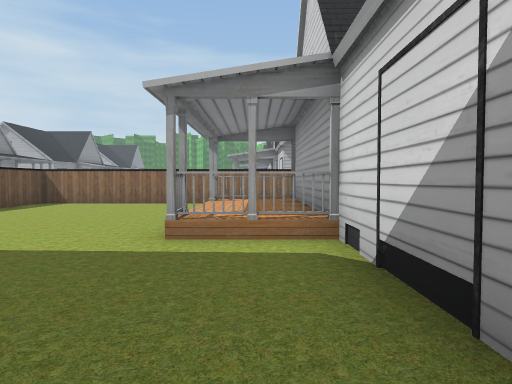
View 1 (above)

24 first-person views from a walk through a 3-D level made in the Unity game engine. The camera is 1.3 m above the floor, tilts 2° down and sees 75° across. Doors are open. The floor is counted in squares, 2 m on a side. Each view is taken from the middle of a square. On the plan, view 1 faces up. The plan holds only what a view shows up to about 10 squares ahead; the rest is blank. The place goes on beyond the plan. The player is left out. Some surface patterns are stand-ins.

View 2
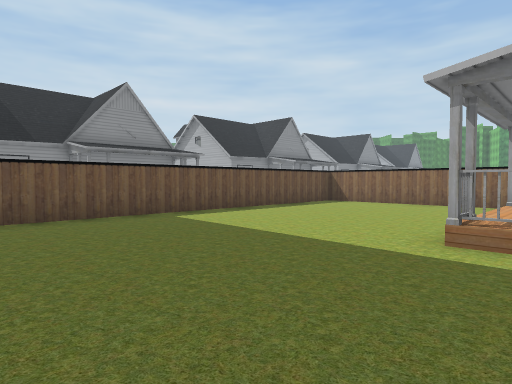

View 3
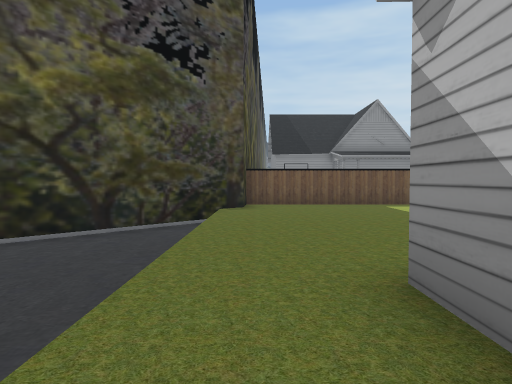

View 4
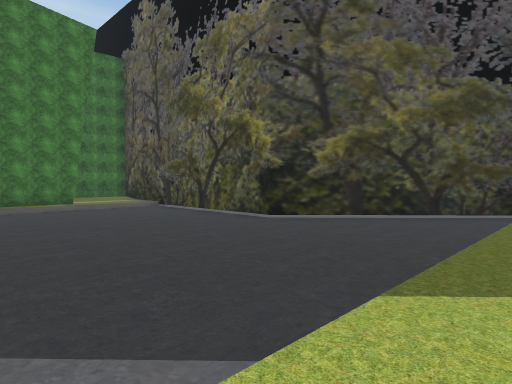

View 5
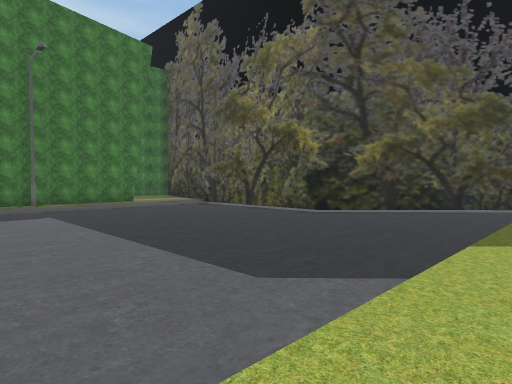

View 6
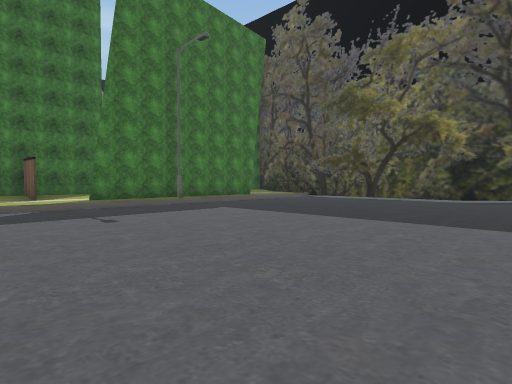

View 7
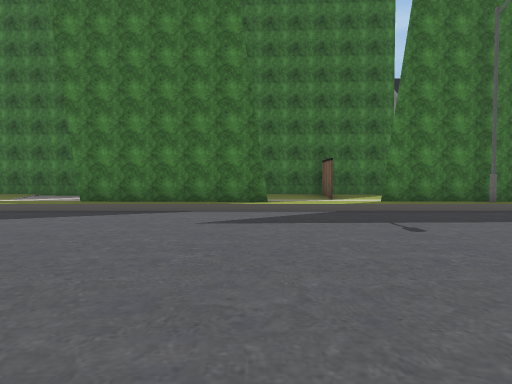

View 8
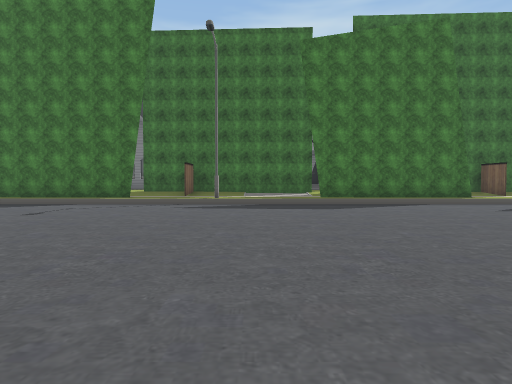

View 9
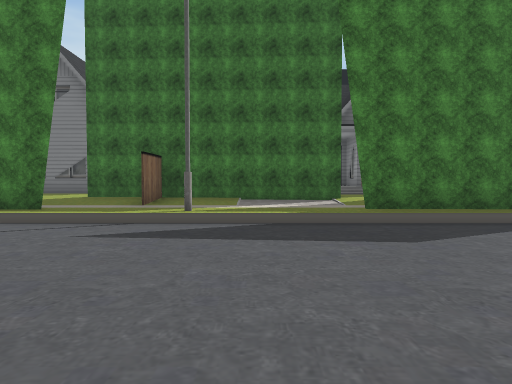

View 10
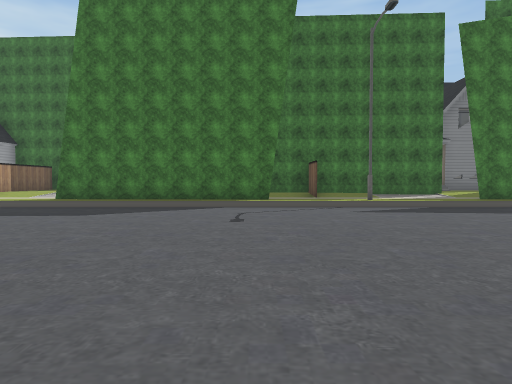

View 11
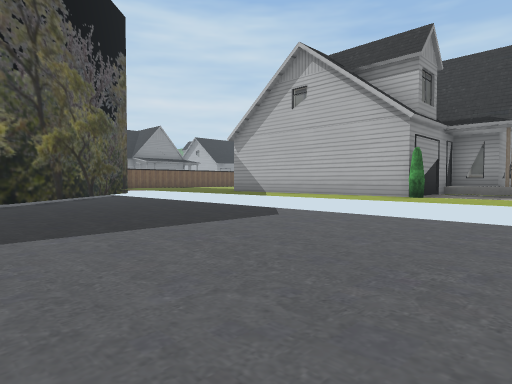

View 12
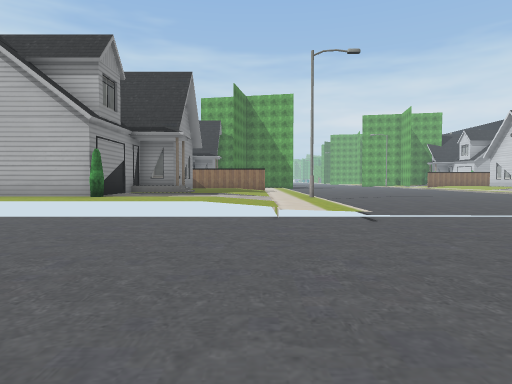

View 13
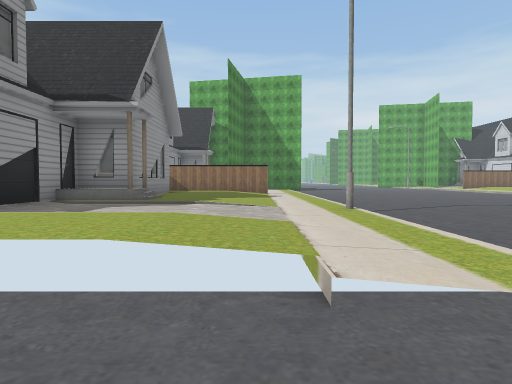

View 14
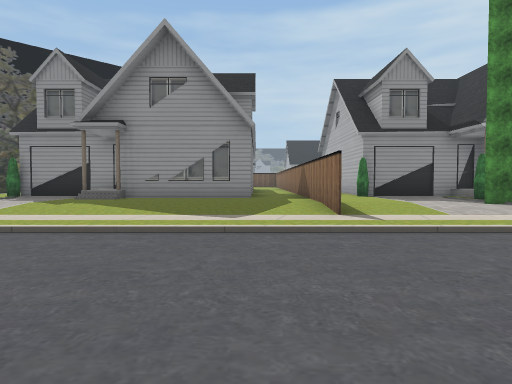

View 15
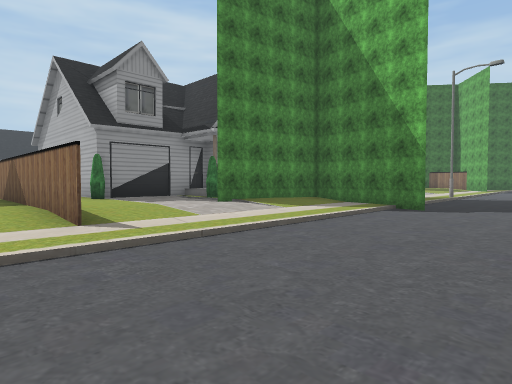

View 16
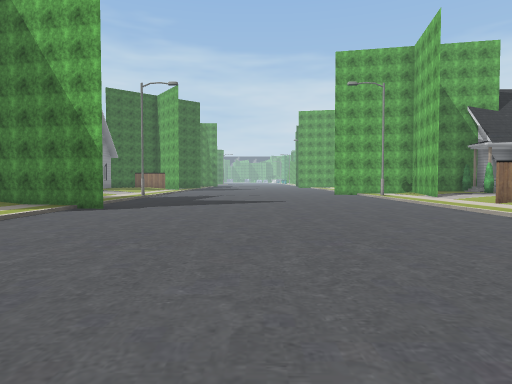

View 17
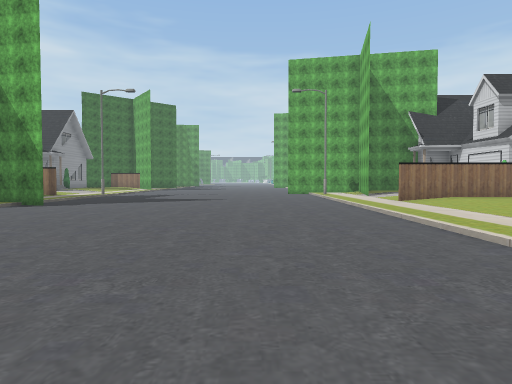

View 18
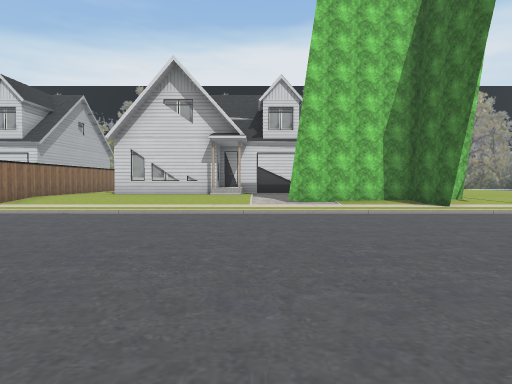

View 19
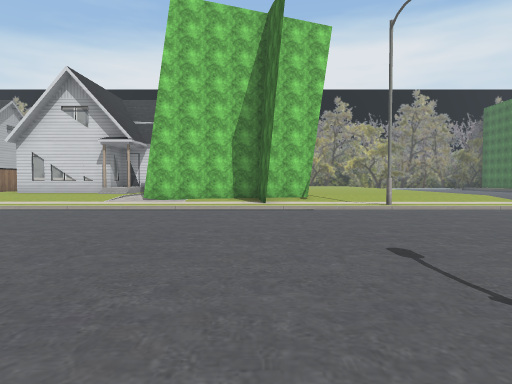

View 20
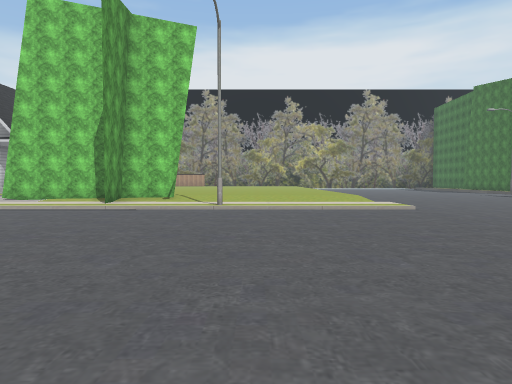

View 21
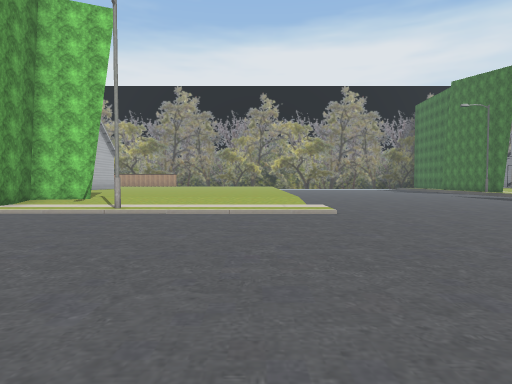

View 22
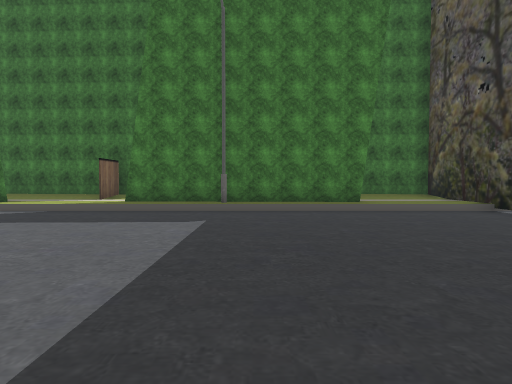

View 23
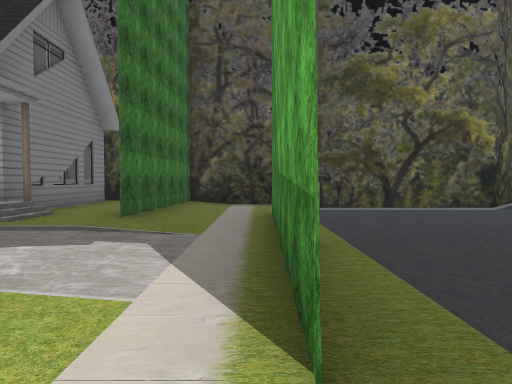

View 24
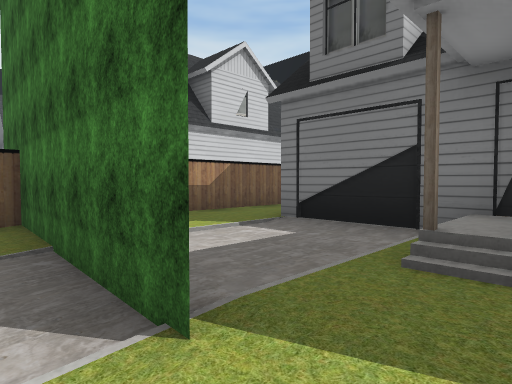

### Floor plan
Key: @ floor where view 1 was taken; # wall or solid block; . main floor; : floor 0.25 m higher than the main floor; - floor 0.25 m lower than the main floor; + floor 0.75 m higher than the main floor; / step, stairs or slope; ^ raised ledge; O other object.
Columns run from 6 left of view 1 to 25 right of it. Each row starts with its distance up from view 1.
 18                    /..........
 17                    /..........
 16                 OOOO.........###
 15              OO O../..........::
 14              O/OO../..........::
 13              O:::../..........::
 12              O:::../..........::
 11             #O:::../..........::
 10  ^^^^^^^    ^^ ::../........../:
  9 #::::        :####./.........O/:
  8 #::::OOO     ##::../..........O
  7 #::::O #      O::../..........O
  6 #::::  O      O::../........OOO
  5 #::::/ O     OO::../..........O
  4 #::::OO#     O+::../..........::
  3 #::::::O     O:::..#........#.::
  2 #::::::O     O:::../..........::
  1 #::::::######O:::../..........::
  0 #:::::@::::::::::../..........::
 -1 ###---------------./.........///
 -2   #-----------------------------
 -3   ##----------------------------
 -4    ##---------------------------
 -5     ##--------------------------
 -6      ##-------------------------
 -7       #-------------------------
 -8       #-------------------------
 -9       #-------------------------
-10       #-------------------------
-11       #/////////////////#///////
-12       #..OOOOO/..OOOOO.....OOOOO
-13       #........#... .....#...
-14       OOOOO/::OOOOOO::OOOOO::
-15        ::::::       :::::   ::
-16       #OOOO         O::::   OO
-17                     O#OO:#
-18                        O:# O
-19                          # O
-20                            O

Positions as (right, up) in squares from view 1, and headings:
1: (0, 0), facing up
2: (0, 0), facing up-left
3: (3, 0), facing left
4: (6, 0), facing down-left
5: (8, 0), facing down-left
6: (11, -3), facing down-left
7: (11, -4), facing down
8: (17, -2), facing down
9: (17, -6), facing down
10: (21, -3), facing down
11: (10, -7), facing up-left
12: (11, -7), facing up
13: (11, -3), facing up
14: (17, 8), facing left
15: (16, 8), facing up-left
16: (17, 8), facing up
17: (19, 7), facing up
18: (15, 10), facing right
19: (14, 6), facing right
20: (14, 2), facing right
21: (15, 0), facing right
22: (5, -4), facing down
23: (9, -12), facing left
24: (14, -13), facing down-right
